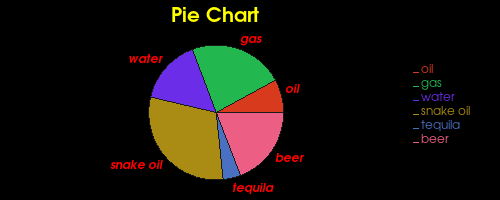

Here is the Python script that generated this plot:
#!/usr/bin/env python

# Test vtkPieChartActor with random data and colored slices.

import vtkmodules.vtkInteractionStyle  # noqa: F401
import vtkmodules.vtkRenderingFreeType  # noqa: F401
import vtkmodules.vtkRenderingOpenGL2  # noqa: F401

from vtkmodules.vtkCommonCore import vtkFloatArray
from vtkmodules.vtkCommonDataModel import vtkDataObject
from vtkmodules.vtkRenderingAnnotation import vtkPieChartActor
from vtkmodules.vtkRenderingCore import (
    vtkRenderWindow,
    vtkRenderWindowInteractor,
    vtkRenderer,
)

num_tuples = 6

# Fixed pie data
bitter = vtkFloatArray()
bitter.SetNumberOfTuples(num_tuples)
bitter.SetTuple1(0, 23.4)
bitter.SetTuple1(1, 67.1)
bitter.SetTuple1(2, 45.8)
bitter.SetTuple1(3, 89.2)
bitter.SetTuple1(4, 12.5)
bitter.SetTuple1(5, 56.3)

data_object = vtkDataObject()
data_object.GetFieldData().AddArray(bitter)

# Pie chart actor
pie_chart_actor = vtkPieChartActor()
pie_chart_actor.SetInputData(data_object)
pie_chart_actor.SetTitle("Pie Chart")
pie_chart_actor.GetPositionCoordinate().SetValue(0.05, 0.1, 0.0)
pie_chart_actor.GetPosition2Coordinate().SetValue(0.95, 0.85, 0.0)
pie_chart_actor.GetProperty().SetColor(0.1, 0.1, 0.1)
pie_chart_actor.GetLegendActor().SetNumberOfEntries(num_tuples)

pie_chart_actor.SetPieceColor(0, 0.85, 0.23, 0.12)
pie_chart_actor.SetPieceColor(1, 0.14, 0.72, 0.31)
pie_chart_actor.SetPieceColor(2, 0.42, 0.18, 0.91)
pie_chart_actor.SetPieceColor(3, 0.67, 0.55, 0.08)
pie_chart_actor.SetPieceColor(4, 0.29, 0.44, 0.76)
pie_chart_actor.SetPieceColor(5, 0.93, 0.37, 0.52)

pie_chart_actor.SetPieceLabel(0, "oil")
pie_chart_actor.SetPieceLabel(1, "gas")
pie_chart_actor.SetPieceLabel(2, "water")
pie_chart_actor.SetPieceLabel(3, "snake oil")
pie_chart_actor.SetPieceLabel(4, "tequila")
pie_chart_actor.SetPieceLabel(5, "beer")
pie_chart_actor.LegendVisibilityOn()

pie_chart_actor.GetTitleTextProperty().SetColor(1, 1, 0)
pie_chart_actor.GetLabelTextProperty().SetColor(1, 0, 0)

# Renderer
renderer = vtkRenderer()
renderer.AddActor(pie_chart_actor)
renderer.SetBackground(0, 0, 0)

# Render window
render_window = vtkRenderWindow()
render_window.AddRenderer(renderer)
render_window.SetWindowName("pie chart actor")
render_window.SetMultiSamples(0)
render_window.SetSize(500, 200)

# Interactor
interactor = vtkRenderWindowInteractor()
interactor.SetRenderWindow(render_window)

interactor.Initialize()
interactor.Start()
